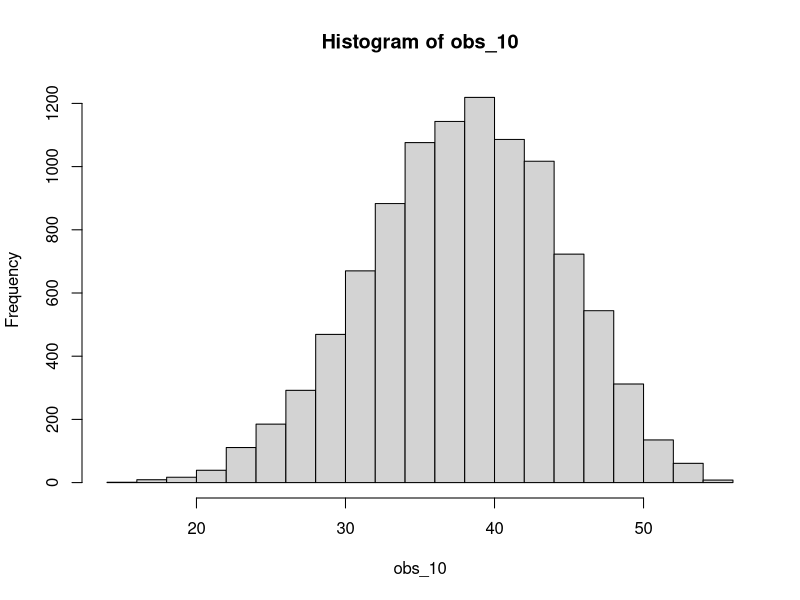
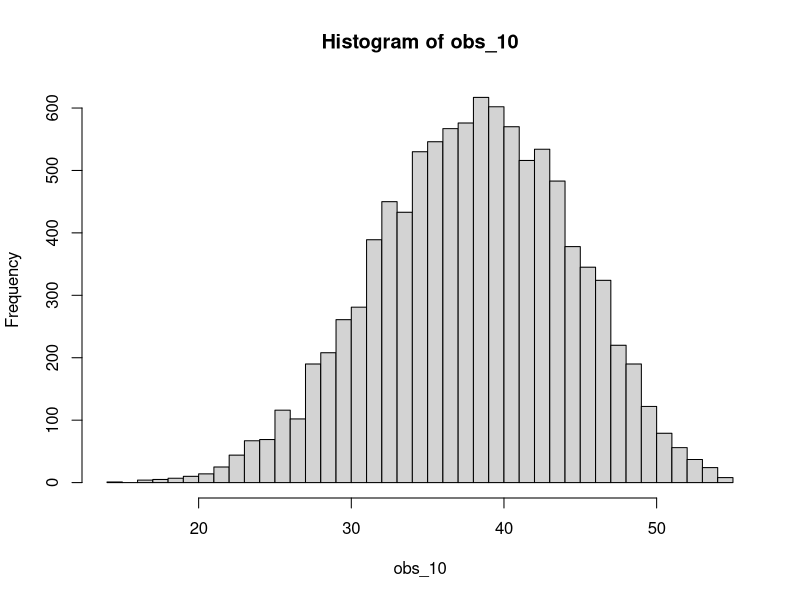
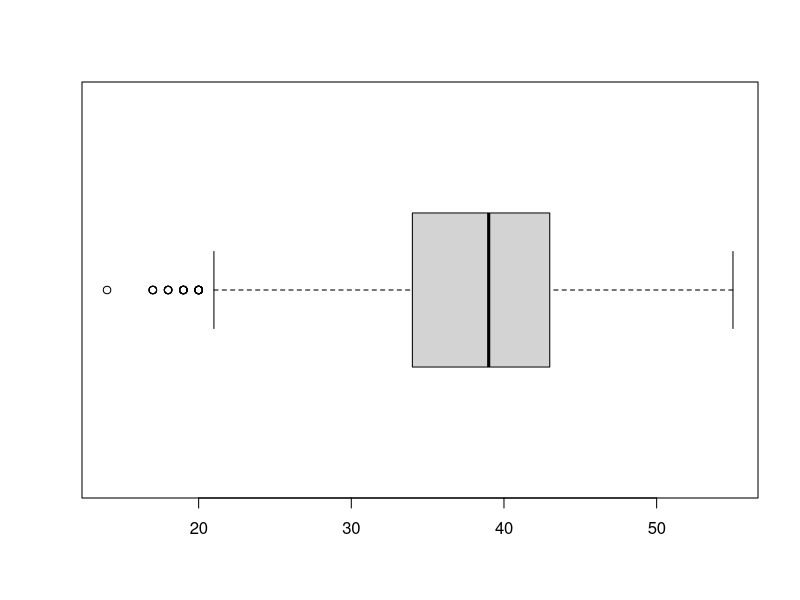
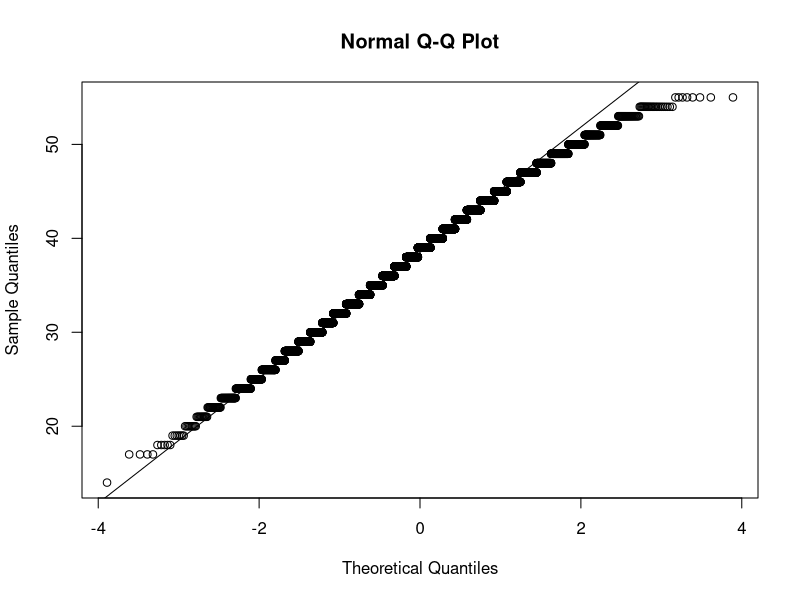
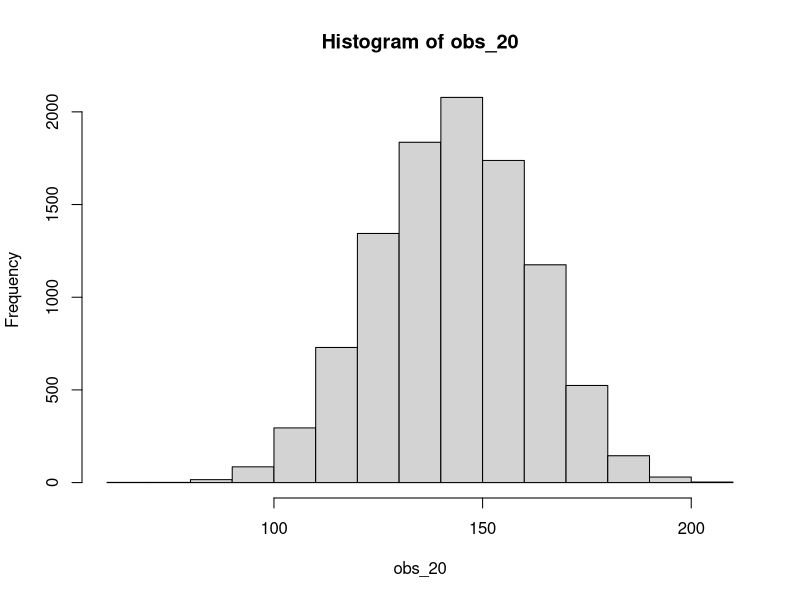
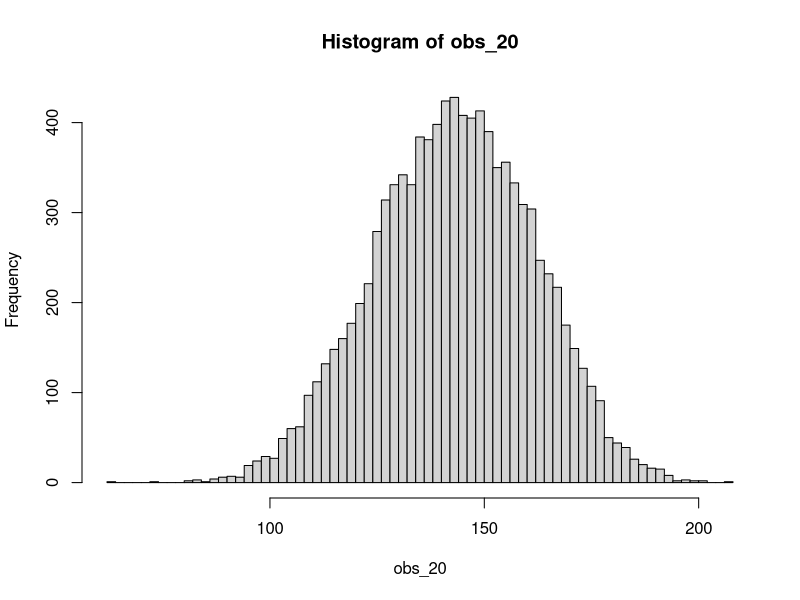
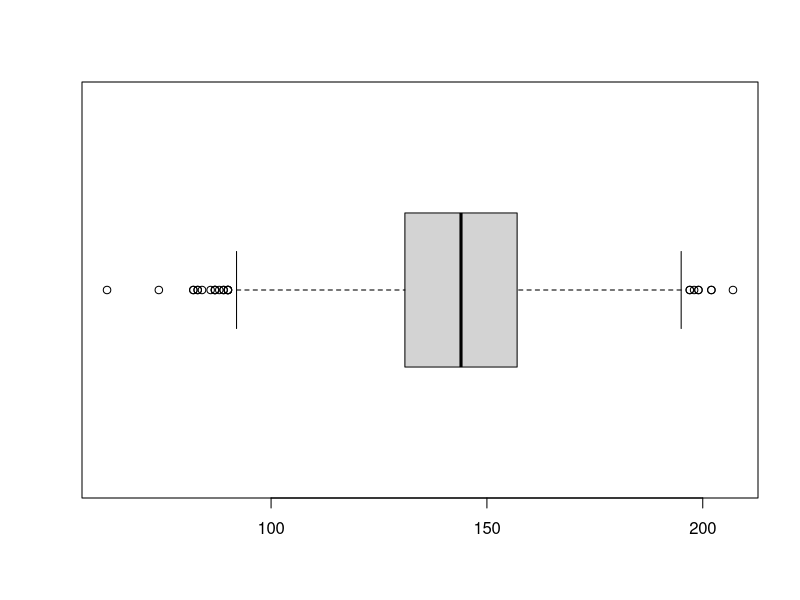
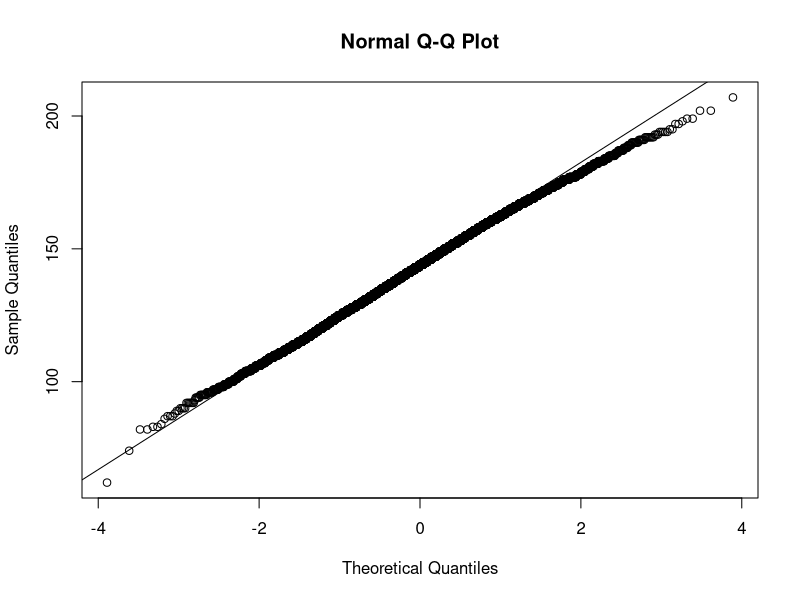

These charts were generated, in order, by the following R code:
#Q1:
#Coins with values 1 through N (inclusive) are placed into a bag. All the coins from the 
#bag are iteratively drawn (without replacement) at random. For the first coin, you are paid 
#the value of the coin. For subsequent coins, you are paid the absolute difference between 
#the drawn coin and the previously drawn coin. For example, if you drew 5,3,2,4,1, 
#your payments would be 5,2,1,2,3 for a total payment of 13.

#load library
library(nortest)

### Generation of sample

#Setting parameters
observations = 10000

#Define Sampling function
Payment_sample <- function(obs, draws){
  
  #Create empty array to store calculated payments of each randomly drawed array.
  observations = c()
  
  #Generate payment observation by repated sampling of drawn series and the calculated payment value
  for (i in 1:obs) {
    
    #sample of 10 draws without replacement
    base_array = sample(1:draws, draws, replace=FALSE)
    
    #Calculate Payment Value according to description ("For the first coin, you are paid the value 
    #of the coin. For subsequent coins you are paid the absolute difference between the drawn coin and 
    #the previously drawn coin)
    payment = base_array[1]
    for (i in 2:length(base_array)){
      payment = payment + (abs(base_array[i] - base_array[i-1]))
    }
    
    #Store payment observation in array to answer exercise questions
    observations = c(observations, payment)
    
  } 
  return(observations)
}


#Q1.1. What is the mean of your total payment for N=10?
obs_10 <- Payment_sample(observations,10)
mean(obs_10)

#Q1.2. What is the standard deviation of your total payment for N=10?
#obs_10
sd(obs_10)

#Q1.3. What is the mean of your total payment for N=20?
obs_20 <- Payment_sample(observations,20)
mean(obs_20)

#Q1.4. What is the standard deviation of your total payment for N=20?
#obs_20
sd(obs_20)

#print results
cat(paste("Mean of total payment for N=10 and ", observations, "observations -->", mean(obs_10)),
    paste("Standard deviation of total payment for N=10 and ", observations, "observations -->",round(sd(obs_10),digits = 10)),
    paste("Mean of total payment for N=20 and", observations, "observations -->", mean(obs_20)),
    paste("Standard deviation of total payment for N=20 and", observations, "observations -->", round(sd(obs_20),digits = 10)), sep = "\n")


#Q1.4. What is the probability that your total payment is greater than or equal to 45 for N=10?
#Visual check of distribution
hist(obs_10)
hist(obs_10, breaks="FD")
boxplot(obs_10, horizontal=T)
qqnorm(obs_10)
qqline(obs_10)

#Visual examinations indicates normal distribution
#Check assumption by conducting distribution test (Anderson Darling test)
ad.test(obs_10)
#Recheck if time is enough

#Assuming normal distribution - probability for payment >= 45 with N = 10
prob_10 = pnorm(45, mean(obs_10), sd(obs_10), lower.tail=FALSE)
1-pnorm(45, mean(obs_10), sd(obs_10))
print(paste("The probability of a payment >= 45 is: ", round((prob_10), digits = 10)))

#Q1.5. What is the probability that your total payment is greater than or equal to 160 for N=20?
#Visual check of distribution
hist(obs_20)
hist(obs_20, breaks="FD")
boxplot(obs_20, horizontal=T)
qqnorm(obs_20)
qqline(obs_20)

#Check normality assumption with Anderson-Darling test
ad.test(obs_20)

#Calculate probability of payment >= 160
prob_20 = pnorm(160, mean(obs_20), sd(obs_20), lower.tail=FALSE)
1-pnorm(160, mean(obs_20), sd(obs_20))
print(paste("The probability of a payment >= 160 is: ", round((prob_20), digits = 10)))
